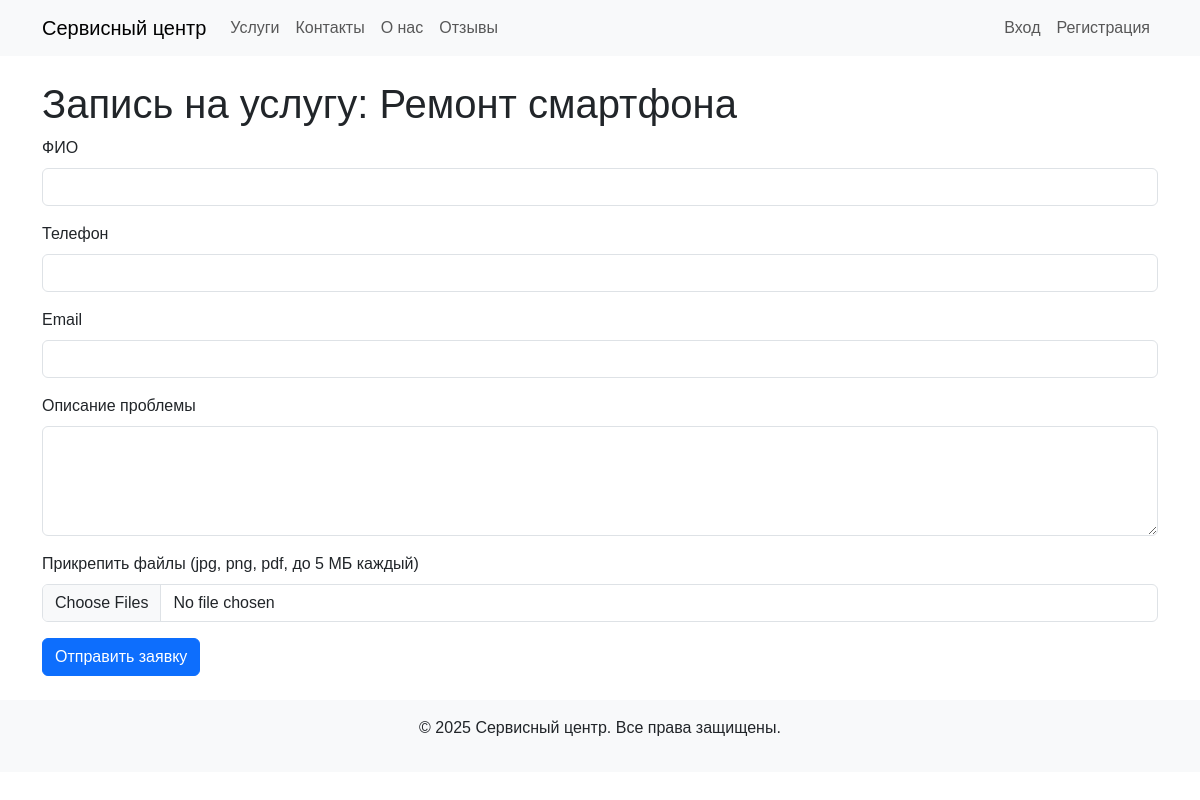
The app's page /form.php?service_id=3, older data.
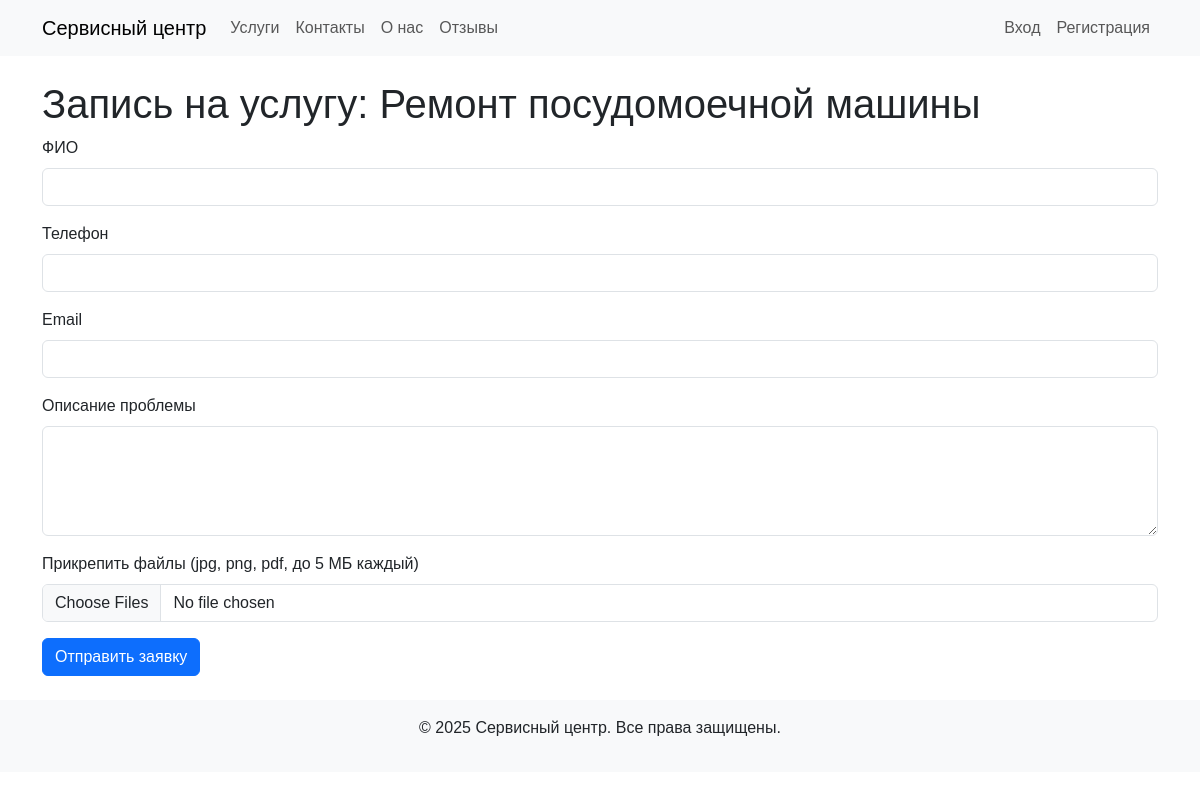
The same page, newer data.
### tables this page shows
CREATE TABLE services (
    id INT AUTO_INCREMENT PRIMARY KEY,
    category_id INT NOT NULL,
    name VARCHAR(255) NOT NULL,
    description TEXT NOT NULL,
    price DECIMAL(10, 2) NOT NULL,
    image_path VARCHAR(255) DEFAULT NULL,
    FOREIGN KEY (category_id) REFERENCES categories(id) ON DELETE CASCADE
);

### public/form.php (the view, shortened to what this page needs)
<?php
require_once 'includes/handlers/form_handler.php';
$service_id = (int)$_GET['service_id'];
$stmt = $pdo->prepare('SELECT * FROM services WHERE id = ?');
$stmt->execute([$service_id]);
$service = $stmt->fetch();
$user = null;
require_once 'includes/header.php';
?>
<h1>Запись на услугу: <?php echo htmlspecialchars($service['name']); ?></h1>
<form id="request-form" method="post" enctype="multipart/form-data">
    <?php if ($user): ?>
        <p><strong>ФИО:</strong> <?php echo htmlspecialchars($user['name']); ?></p>
        <p><strong>Телефон:</strong> <?php echo htmlspecialchars($user['phone']); ?></p>
        <p><strong>Email:</strong> <?php echo htmlspecialchars($user['email']); ?></p>
    <?php else: ?>
        <div class="mb-3">
            <label for="name" class="form-label">ФИО</label>
            <input type="text" class="form-control" id="name" name="name" required>
        </div>
        <div class="mb-3">
            <label for="phone" class="form-label">Телефон</label>
            <input type="text" class="form-control" id="phone" name="phone" required>
        </div>
        <div class="mb-3">
            <label for="email" class="form-label">Email</label>
            <input type="email" class="form-control" id="email" name="email" required>
        </div>
    <?php endif; ?>
    <div class="mb-3">
        <label for="description" class="form-label">Описание проблемы</label>
        <textarea class="form-control" id="description" name="description" rows="4" required></textarea>
    </div>
    <div class="mb-3">
        <label for="file" class="form-label">Прикрепить файлы (jpg, png, pdf, до 5 МБ каждый)</label>
        <input type="file" class="form-control" id="file" name="files[]" multiple accept=".jpg,.png,.pdf">
    </div>
    <button type="submit" class="btn btn-primary">Отправить заявку</button>
</form>
<?php
require_once 'includes/footer.php';
?>

Row changes from the older to the newer data that the page shows:
changed services: name "Ремонт смартфона" → "Ремонт посудомоечной машины"
